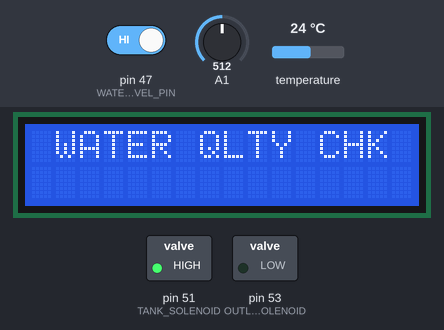
A sketch run on a simulated Arduino Mega 2560, built with avr-gcc and run on an emulated ATmega2560. Shown: 16×2 character LCD, switched loads named in the sketch (green lamp = pin HIGH). The inputs (shaded band) are chosen by the test bench; at power-on: A1 = 512, pin 47 (WATER_LEVEL_PIN) HIGH, temperature 24 °C. What the sketch prints to the serial monitor is not drawn.

Above: at 2.5 s.
2.6 s: A1 set to 716
At 4.5 s:
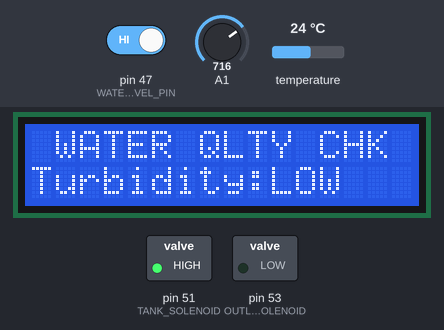
8.6 s: A1 set to 306
At 12.1 s:
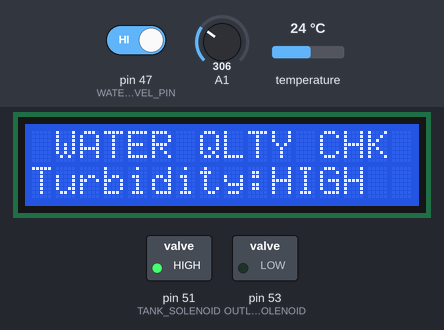
14.6 s: pin 47 (WATER_LEVEL_PIN) driven LOW
At 15.6 s:
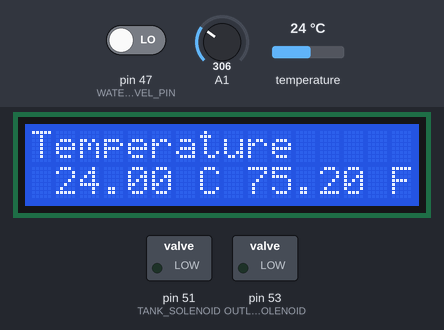
20.6 s: temperature set to 12 °C
At 23.1 s:
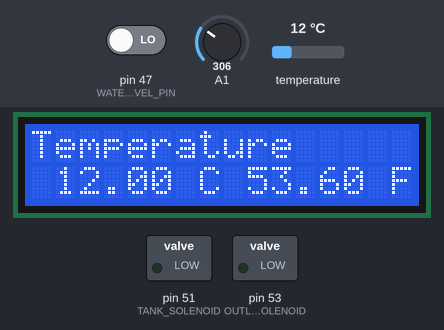
24.0 s: temperature set to 19 °C
30.0 s: A1 set to 900
At 34.0 s:
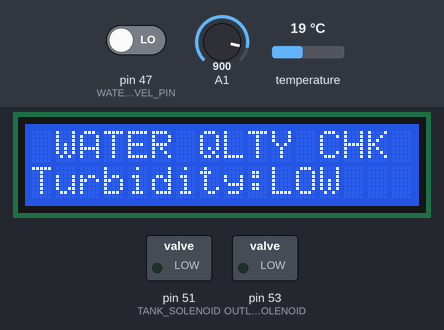
Timing chart, 0 to 35.5 s (numbered marks = the images above; inputs shaded):
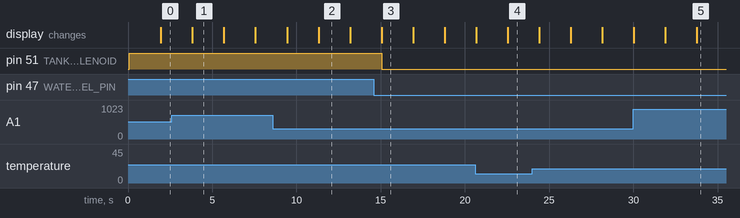

Measured:
- after the input at 2.6 s, the display: changes after 1.2 s (image 1)
- after the input at 8.6 s, the display: first differs from a run without the input after 2.7 s (image 2)
- after the input at 14.6 s, pin 51 (TANK_SOLENOID): HIGH → LOW after 0.46 s
- after the input at 30.0 s, the display: first differs from a run without the input after 3.8 s (image 5)
- what the display in image 1 shows lasts 1.9 s, from 3.8 s to 5.7 s

The sketch:

Project1.ino
```cpp
#include <LiquidCrystal.h>
#include <OneWire.h>
#include <DallasTemperature.h>

int i=0;
int n=0;

//For Solenoid
int const TANK_SOLENOID=51;
int const OUTLET_SOLENOID=53;

//For TURBIDITY


//For Water Level Sensor
int const WATER_LEVEL_PIN=47;
int LEVEL_OUTPUT=0;


//For Temperature sensor

#define ONE_WIRE_BUS 4

OneWire oneWire(ONE_WIRE_BUS);

DallasTemperature sensors(&oneWire);

 float Celcius=0;
 float Fahrenheit=0;

// Setup the LiquidCrystal library with the pin numbers we have
// physically connected the module to.
LiquidCrystal lcd(22, 11, 5, 44, 3, 24);

int lastUpdate = 0;
int currentIndex = 0;
char* lyrics[] = {
  " WATER QLTY CHK ",
  "Turbidity:",
  "Temperature     ",
  " "

};
char* water[]= {
  "HIGH",
  "LOW"
};

void setup() {
  // Setup the number of columns and rows that are available on the LCD.
  lcd.begin(16, 2);

  //For Temperature Sensor
    Serial.begin(9600);
  sensors.begin();

  //For Solenoid valve
  pinMode(TANK_SOLENOID,OUTPUT);
  pinMode(OUTLET_SOLENOID,OUTPUT);
    pinMode(TANK_SOLENOID,LOW);
  pinMode(OUTLET_SOLENOID,LOW);

  //For Water level
  pinMode(WATER_LEVEL_PIN,INPUT);

  //For Solenoid Valve
  pinMode(TANK_SOLENOID,OUTPUT);
  pinMode(OUTLET_SOLENOID,OUTPUT);
}

void loop() {


 //For Water level

 LEVEL_OUTPUT=digitalRead(WATER_LEVEL_PIN);

 delay(2);
 if (LEVEL_OUTPUT==LOW)
 {
  Serial.println("Water level detected is HIGH");
 }
 else
 {
  Serial.println("Water level detected is LOW");
  }


 //For Solenoid Valve
 //Tank_ON
 if(LEVEL_OUTPUT==HIGH)
 {
  if(i<=10)
  {
    digitalWrite(TANK_SOLENOID,HIGH);

  }
    else  if(i==40)
    {
      i=0;
    }

 }

 else if(LEVEL_OUTPUT==LOW)
 {
 digitalWrite(TANK_SOLENOID,LOW);

 }
  //For Temperature Sensor

  sensors.requestTemperatures();
  Celcius=sensors.getTempCByIndex(0);
  Fahrenheit=sensors.toFahrenheit(Celcius);

  Serial.print(Celcius);
  Serial.print(" C  ");

  Serial.print(Fahrenheit);
  Serial.println(" F  ");
  Serial.println("Temperature is nominal!");
  delay(1000);

  //For Turbidity
  int sensorValue = analogRead(A1);
  float voltage = sensorValue * (5.0 / 1024.0);

  Serial.print ("Sensor Output (V): ");
  Serial.println(voltage);
  if (voltage<=2.5)
  {
    Serial.println("'Total suspended solids' is HIGH ");
    n=0;
  }
  else if(voltage>2.5)
  {
    n=1;
    Serial.println("'Total suspended solids' is LOW ");
  }
  //Serial.println(((voltage+1)*(voltage+1)*(-1120.4))+5742.3*(voltage+1)+4352.9);
  delay(100);

  // Get the time in milliseconds since the last reset.
  int time = millis();

  // If 800 milliseconds have passed since we last updated
  // the text on the screen, print the next line of the
  // lyrics on the screen.
  if ((time  - lastUpdate) >= 1200)
  {
    // Move the cursor back to the first column of the first row.
    lcd.setCursor(0, 0);


    // then clear the screen and print the appropriate line.
    if (currentIndex == 0 || currentIndex == 2)
    {
      lcd.clear();
      lcd.setCursor(0, 0);
      lcd.print(lyrics[currentIndex]);

    }
    else
    {
      // If we are writing the second line, move the cursor there
      // and print the appropriate line.
      lcd.setCursor(0, 1);
      lcd.print(lyrics[currentIndex]);
      if (currentIndex>1)
      {
      lcd.print(Celcius);lcd.print(" C ");lcd.print(Fahrenheit);lcd.print(" F ");
      }
      else if (currentIndex<2)
      {
        lcd.print(water[n]);
      }

    }

    // Increment or reset the current index.
    if (currentIndex == 3)
    {
      currentIndex = 0;
    }
    else
    {
      currentIndex += 1;
    }

    // Update the time that we last refreshed the screen to track
    // when to update it again.
    lastUpdate = time;
  }
  i++;
  Serial.print(i);
}
```
